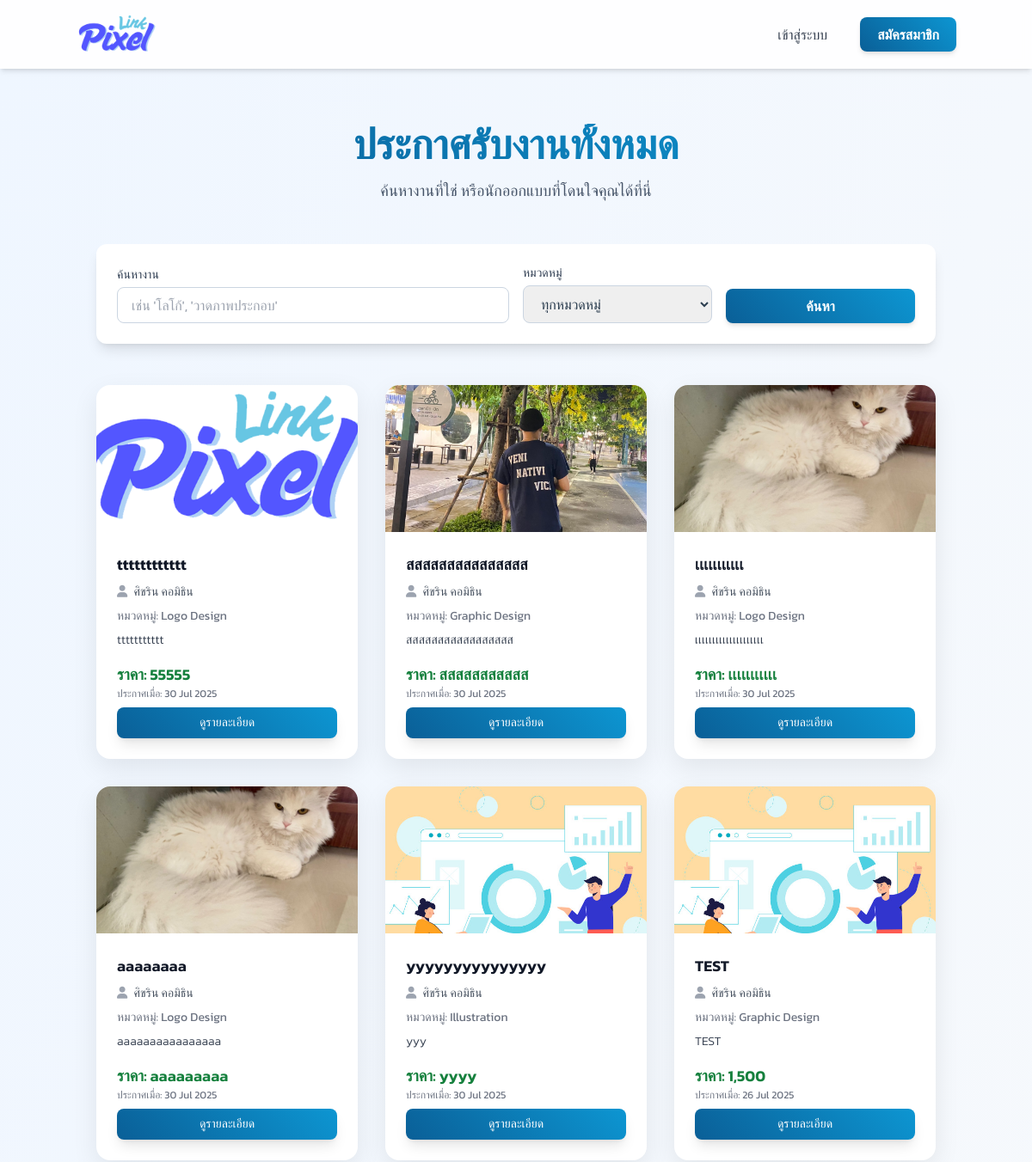
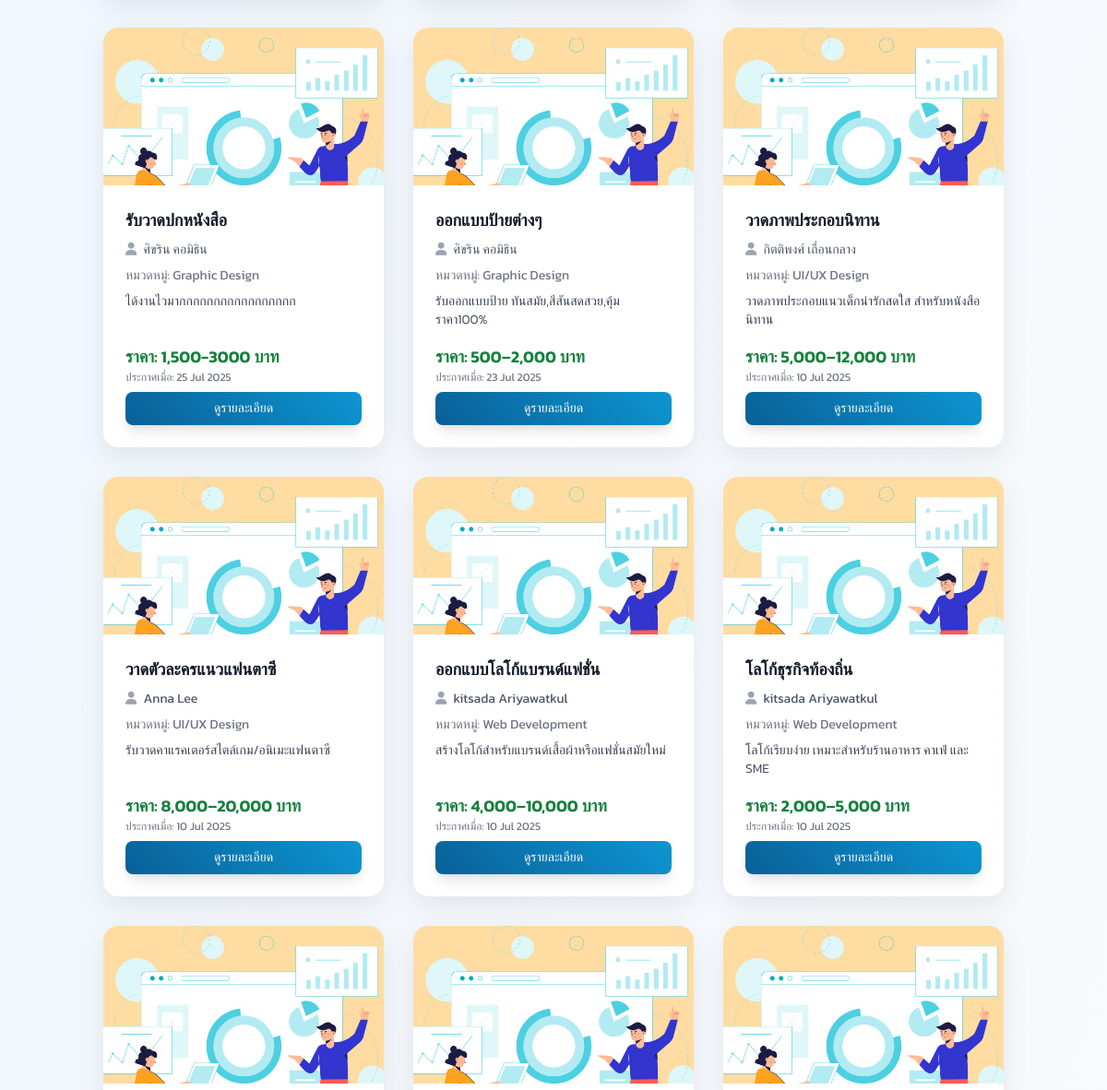
The page /job_listings.php (upper part) on the database as committed earlier (2 pictures, top to bottom).
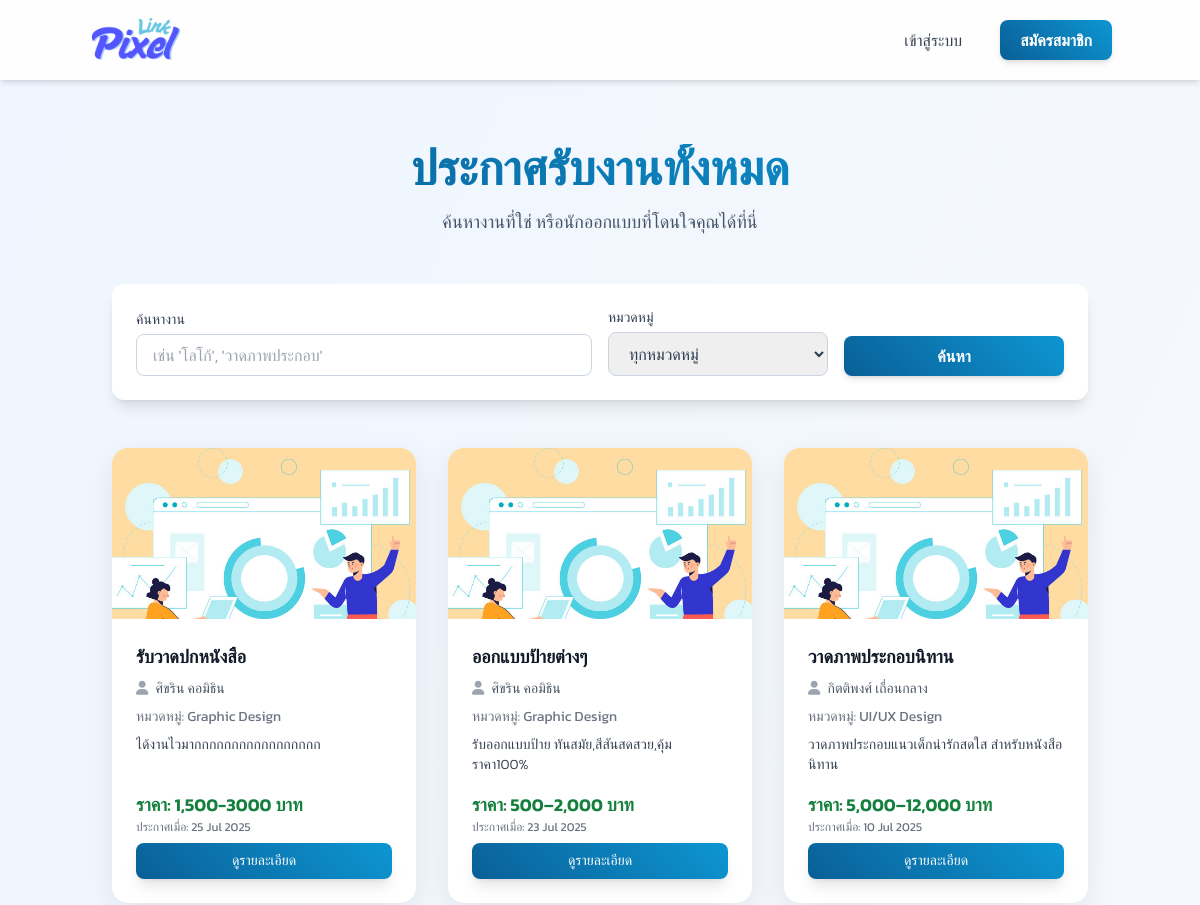
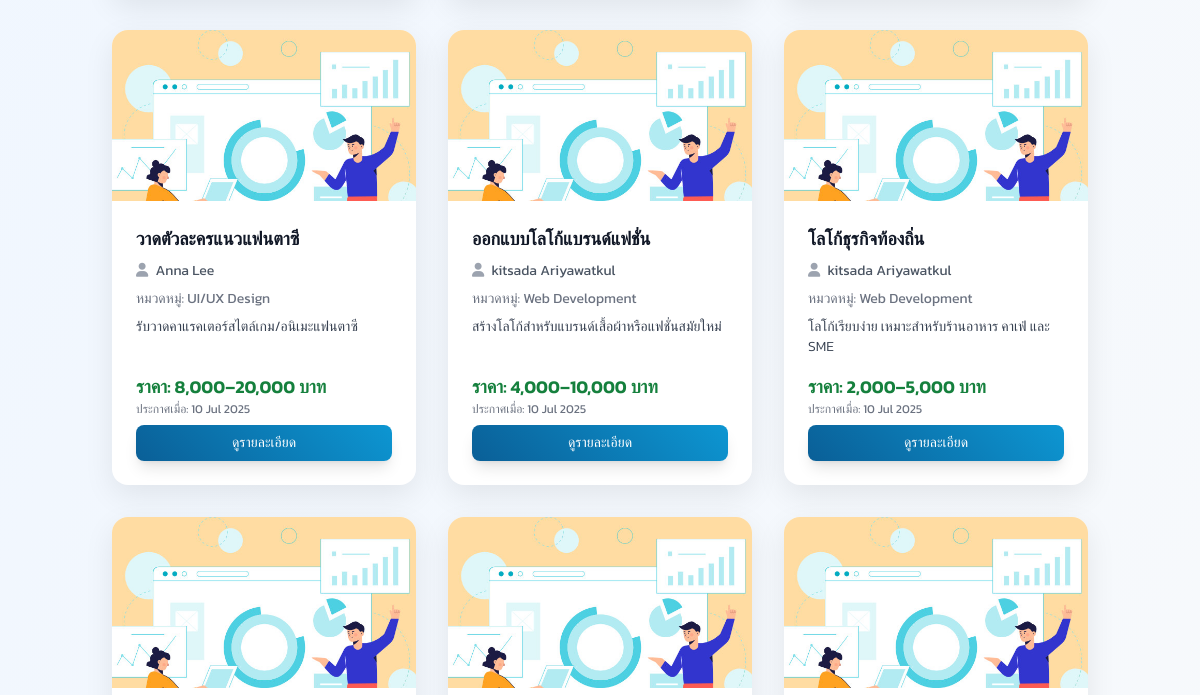
The same page on the database as committed later (2 pictures, top to bottom).
### tables this page shows
CREATE TABLE `job_postings` (
  `post_id` int(11) NOT NULL,
  `designer_id` int(11) NOT NULL,
  `title` varchar(255) NOT NULL,
  `description` text DEFAULT NULL,
  `category_id` int(11) DEFAULT NULL,
  `price_range` varchar(100) DEFAULT NULL,
  `posted_date` timestamp NOT NULL DEFAULT current_timestamp(),
  `status` enum('active','inactive','completed') DEFAULT 'active',
  `client_id` int(11) NOT NULL,
  `main_image_id` int(11) DEFAULT NULL
);

CREATE TABLE `uploaded_files` (
  `file_id` int(11) NOT NULL,
  `contract_id` int(11) DEFAULT NULL,
  `job_post_id` int(11) DEFAULT NULL,
  `uploader_id` int(11) NOT NULL,
  `file_name` varchar(255) NOT NULL,
  `file_path` varchar(255) NOT NULL,
  `uploaded_at` timestamp NOT NULL DEFAULT current_timestamp(),
  `file_size` int(11) DEFAULT NULL,
  `uploaded_by_user_id` int(11) DEFAULT NULL,
  `file_type` varchar(255) DEFAULT NULL,
  `uploaded_date` datetime DEFAULT NULL
);

CREATE TABLE `users` (
  `user_id` int(11) NOT NULL,
  `username` varchar(50) NOT NULL,
  `password` varchar(255) NOT NULL,
  `email` varchar(100) NOT NULL,
  `first_name` varchar(100) NOT NULL,
  `last_name` varchar(100) NOT NULL,
  `phone_number` varchar(20) NOT NULL,
  `user_type` enum('admin','designer','client') NOT NULL,
  `registration_date` timestamp NOT NULL DEFAULT current_timestamp(),
  `is_approved` tinyint(1) DEFAULT 0,
  `is_active` tinyint(1) DEFAULT 1,
  `last_login` timestamp NULL DEFAULT NULL
);

CREATE TABLE `job_categories` (
  `category_id` int(11) NOT NULL,
  `category_name` varchar(100) NOT NULL
);

### job_listings.php (the view, shortened to what the changed rows need)
<?php
$servername = "localhost";
$username = "root";
$password = "";
$dbname = "pixellink";
$condb = new mysqli($servername, $username, $password, $dbname);
$condb->set_charset("utf8mb4");
$type = $_GET['type'] ?? 'postings';
$jobs = [];
if ($type === 'postings') {
    $page_title = "ประกาศรับงานทั้งหมด";
    $sql = "SELECT
                jp.post_id AS id,
                jp.title,
                jp.description,
                jp.price_range,
                jp.posted_date,
                'posting' AS type,
                u.first_name,
                u.last_name,
                jc.category_name,
                uf.file_path AS job_image_path
            FROM job_postings AS jp
            JOIN users AS u ON jp.designer_id = u.user_id
            LEFT JOIN job_categories AS jc ON jp.category_id = jc.category_id
            LEFT JOIN uploaded_files AS uf ON jp.main_image_id = uf.file_id
            WHERE jp.status = 'active'";
    $sql .= " ORDER BY jp.posted_date DESC";
}
$stmt = $condb->prepare($sql);
if ($stmt) {
    $stmt->execute();
    $result = $stmt->get_result();
    $jobs = $result->fetch_all(MYSQLI_ASSOC);
} else {
    error_log("SQL Error: " . $condb->error);
}
?>
<?php include 'includes/header.php'; ?>
<body class="min-h-screen flex flex-col">
    <main class="flex-grow">
        <section id="job-listings" class="py-12 md:py-16 bg-gradient-to-br from-blue-50 to-gray-50">
            <div class="container mx-auto px-4 md:px-6">
                <div class="text-center mb-12">
                    <h1 class="text-4xl md:text-5xl font-bold text-gradient"><?= htmlspecialchars($page_title) ?></h1>
                </div>
                <?php if (empty($jobs)): ?>
                    <div class="bg-yellow-100 border-l-4 border-yellow-500 text-yellow-700 p-6 rounded-lg text-center mt-12">
                        <p class="font-bold text-xl">ไม่พบผลลัพธ์ที่ตรงกัน</p>
                        <p class="mt-2">กรุณาลองเปลี่ยนคำค้นหาหรือตัวกรองของคุณ</p>
                    </div>
                <?php else: ?>
                    <div class="grid grid-cols-1 sm:grid-cols-2 lg:grid-cols-3 xl:grid-cols-4 gap-8">
                        <?php foreach ($jobs as $job): ?>
                            <div class="card-item flex flex-col">
                                <?php
                                $image_source = 'dist/img/pdpa02.jpg';
                                if (!empty($job['job_image_path'])) {
                                    $correct_path = str_replace('../', '', $job['job_image_path']);
                                    if (file_exists($correct_path)) {
                                        $image_source = htmlspecialchars($correct_path);
                                    }
                                }
                                ?>
                                <a href="job_detail.php?id=<?= $job['id'] ?>&type=<?= $job['type'] ?>">
                                    <img src="<?= $image_source ?>" alt="ภาพประกอบงาน: <?= htmlspecialchars($job['title']) ?>" class="card-image">
                                </a>
                                <div class="p-4 md:p-6 flex-grow flex flex-col justify-between">
                                    <div>
                                        <h3 class="text-lg font-semibold text-gray-900 line-clamp-2"><?= htmlspecialchars($job['title']) ?></h3>
                                        <p class="text-sm text-gray-600 my-2">
                                            <i class="fas fa-user mr-1 text-gray-400"></i>
                                            <?= htmlspecialchars($job['first_name'] . ' ' . $job['last_name']) ?>
                                        </p>
                                        <p class="text-sm text-gray-500 mb-2">หมวดหมู่: <?= htmlspecialchars($job['category_name'] ?? 'ไม่ระบุ') ?></p>
                                        <p class="text-sm text-gray-700 line-clamp-3 font-light"><?= htmlspecialchars($job['description']) ?></p>
                                    </div>
                                    <div class="mt-4">
                                        <p class="text-lg font-semibold text-green-700">ราคา: <?= htmlspecialchars($job['price_range'] ?? 'สอบถาม') ?></p>
                                        <p class="text-xs text-gray-500">ประกาศเมื่อ: <?= date('d M Y', strtotime($job['posted_date'])) ?></p>
                                        <a href="job_detail.php?id=<?= $job['id'] ?>&type=<?= $job['type'] ?>" class="mt-2 inline-block btn-primary text-white px-4 py-2 rounded-lg font-medium text-sm shadow-lg w-full text-center">ดูรายละเอียด</a>
                                    </div>
                                </div>
                            </div>
                        <?php endforeach; ?>
                    </div>
                <?php endif; ?>
            </div>
        </section>
    </main>
<?php include 'includes/footer.php'; ?>

Rows that differ between the two databases and show on the page:
removed job_postings: uploaded_files.file_path (picture), title "tttttttttttt", designer.last_name "ศิขริน คอมิธิน", category.category_name "Logo Design", description "ttttttttttt", price_range "55555", posted_date "30 Jul 2025"
removed job_postings: uploaded_files.file_path (picture), title "สสสสสสสสสสสสสสส", designer.last_name "ศิขริน คอมิธิน", category.category_name "Graphic Design", description "สสสสสสสสสสสสสสสสส", price_range "สสสสสสสสสสส", posted_date "30 Jul 2025"
removed job_postings: uploaded_files.file_path (picture), title "เเเเเเเเเเเ", designer.last_name "ศิขริน คอมิธิน", category.category_name "Logo Design", description "เเเเเเเเเเเเเเเเเเเเ", price_range "เเเเเเเเเเเ", posted_date "30 Jul 2025"
removed job_postings: uploaded_files.file_path (picture), title "aaaaaaaa", designer.last_name "ศิขริน คอมิธิน", category.category_name "Logo Design", description "aaaaaaaaaaaaaaaa", price_range "aaaaaaaaa", posted_date "30 Jul 2025"
removed job_postings: title "yyyyyyyyyyyyyyy", designer.last_name "ศิขริน คอมิธิน", category.category_name "Illustration", description "yyy", price_range "yyyy", posted_date "30 Jul 2025"
removed job_postings: title "TEST", designer.last_name "ศิขริน คอมิธิน", category.category_name "Graphic Design", description "TEST", price_range "1,500", posted_date "26 Jul 2025"
